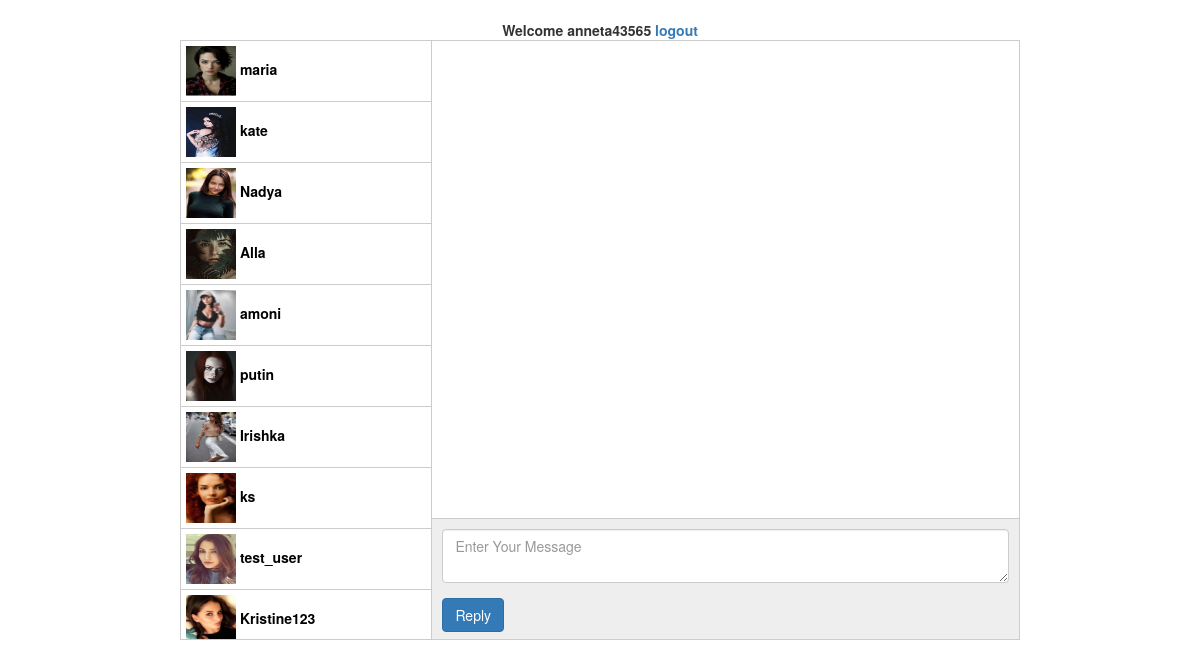
The page /message1/message.php?user_id=rfwdcvxsdfsdf (signed in) on the database as committed earlier.
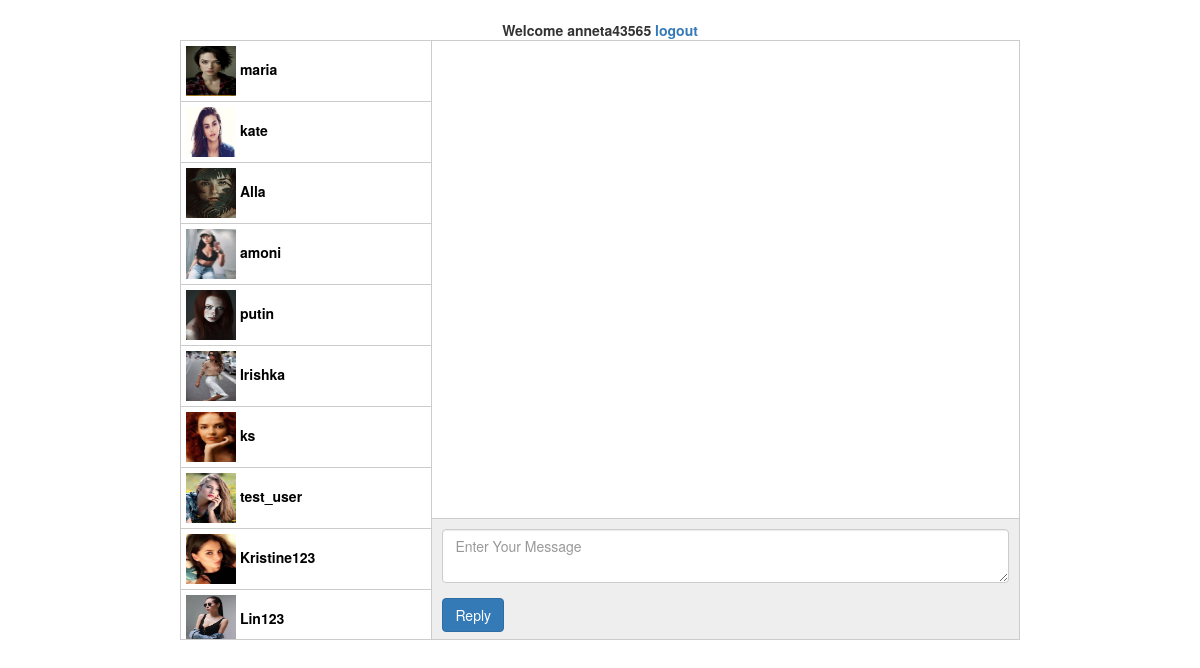
The same page on the database as committed later.
### tables this page shows
CREATE TABLE `register_user` (
  `register_user_id` int(11) NOT NULL,
  `user_name` varchar(250) NOT NULL,
  `user_email` varchar(250) NOT NULL,
  `user_password` varchar(250) NOT NULL,
  `user_activation_code` varchar(250) NOT NULL,
  `user_id` varchar(255) NOT NULL,
  `user_email_status` enum('not verified','verified') NOT NULL,
  `first_name` varchar(1000) NOT NULL,
  `last_name` varchar(1000) NOT NULL,
  `country` varchar(1000) NOT NULL,
  `city` varchar(1000) NOT NULL,
  `birth_date` date DEFAULT NULL,
  `profile_foto` varchar(1000) NOT NULL,
  `details` varchar(1000) NOT NULL,
  `gender` varchar(255) NOT NULL,
  `weight` varchar(255) NOT NULL,
  `height` varchar(255) NOT NULL
);

### message1/message.php (the view, shortened to what this page needs)
<?php
    require_once("connect.php");
    if(isset($_SESSION['us_id'])){
        $user_id = $_SESSION['us_id'];
    }else{
        header("Location: ../login.php");
    }
?>
<!DOCTYPE html>
<html>
<head>
    <link rel="stylesheet" href="bootstrap.min.css">
    <link rel="stylesheet" type="text/css" href="style.css">
</head>
<body>
    <center>
        <br>
        <strong>Welcome <?php echo $_SESSION['user_name']; ?>  <a href="../logout.php">logout</a></strong>
    </center>
    <div class="message-body">
        <div class="message-left">
            <ul>
                <?php
                    $q = mysqli_query($con, "SELECT * FROM `register_user` WHERE user_id!='$user_id'");
                    while($row = mysqli_fetch_assoc($q)){
                        echo "<a href='message.php?user_id={$row['user_id']}'><li><img src='../{$row['profile_foto']}'> {$row['user_name']}</li></a>";
                    }
                ?>
            </ul>
        </div>
        <div class="message-right">
            <div class="display-message">
            </div>
            <div class="send-message">
                <div class="form-group">
                    <textarea class="form-control" id="message" placeholder="Enter Your Message"></textarea>
                </div>
                <button class="btn btn-primary" id="reply">Reply</button>
            </div>
        </div>
    </div>
</body>
</html>

Rows that differ between the two databases and show on the page:
removed register_user: profile_foto (picture), user_name "Nadya"
changed register_user "kate": profile_foto: a different picture
changed register_user "test_user": profile_foto: a different picture
now on this page (row edited): register_user: profile_foto (picture), user_name "Lin123"
